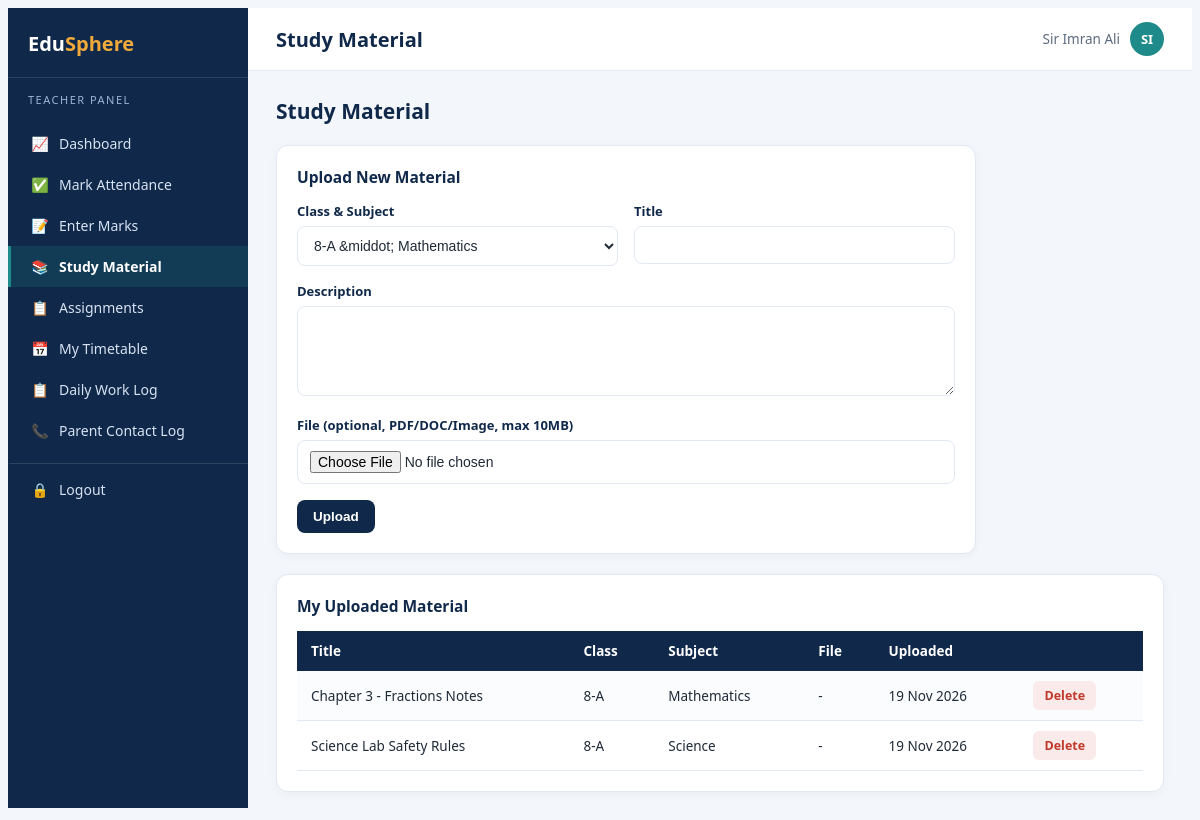
The page /teacher/materials.php (signed in) on the database its author committed.
### tables this page shows
CREATE TABLE study_materials (
    id INT PRIMARY KEY AUTO_INCREMENT,
    class_id INT NOT NULL,
    subject_id INT NOT NULL,
    teacher_id INT NOT NULL,
    title VARCHAR(150) NOT NULL,
    description TEXT,
    file_path VARCHAR(255),
    uploaded_at TIMESTAMP DEFAULT CURRENT_TIMESTAMP,
    FOREIGN KEY (class_id) REFERENCES classes(id) ON DELETE CASCADE,
    FOREIGN KEY (subject_id) REFERENCES subjects(id) ON DELETE CASCADE,
    FOREIGN KEY (teacher_id) REFERENCES users(id) ON DELETE CASCADE
);

CREATE TABLE classes (
    id INT PRIMARY KEY AUTO_INCREMENT,
    name VARCHAR(30) NOT NULL,
    section VARCHAR(10) NOT NULL,
    UNIQUE KEY uq_class (name, section)
);

CREATE TABLE subjects (
    id INT PRIMARY KEY AUTO_INCREMENT,
    name VARCHAR(60) NOT NULL,
    code VARCHAR(20)
);

### config/functions.php (called while the page is built, shortened)
<?php
function e($str) {
    return htmlspecialchars($str ?? '', ENT_QUOTES, 'UTF-8');
}
function fmt_date($date) {
    return date('d M Y', strtotime($date));
}

### teacher/materials.php (the view, shortened to what this page needs)
<?php
require_once '../config/db.php';
require_once '../config/functions.php';
$uid = $_SESSION['user_id'];
$myAssign = $conn->query("SELECT cs.class_id, c.name cname, c.section, cs.subject_id, s.name sname
    FROM class_subjects cs JOIN classes c ON cs.class_id=c.id JOIN subjects s ON cs.subject_id=s.id WHERE cs.teacher_id=$uid");
$assignArr = []; while ($r = $myAssign->fetch_assoc()) $assignArr[] = $r;
$materials = $conn->query("SELECT m.*, c.name cname, c.section, s.name sname FROM study_materials m
    JOIN classes c ON m.class_id=c.id JOIN subjects s ON m.subject_id=s.id WHERE m.teacher_id=$uid ORDER BY m.uploaded_at DESC");
include '../includes/header.php';
?>
<div class="page-head"><h2>Study Material</h2></div>
<div class="card" style="margin-bottom:20px;max-width:700px;">
    <div class="card-title">Upload New Material</div>
    <form method="post" enctype="multipart/form-data">
        <div class="form-row">
            <div class="form-group"><label>Class & Subject</label>
                <select class="form-control" name="class_subject" onchange="
                    var v=this.value.split('|'); document.getElementById('cid').value=v[0]; document.getElementById('sid').value=v[1];">
                    <?php foreach ($assignArr as $a): ?>
                        <option value="<?= $a['class_id'] ?>|<?= $a['subject_id'] ?>"><?= e($a['cname'].'-'.$a['section'].' &middot; '.$a['sname']) ?></option>
                    <?php endforeach; ?>
                </select>
            </div>
            <div class="form-group"><label>Title</label><input class="form-control" name="title" required></div>
        </div>
        <div class="form-group"><label>Description</label><textarea class="form-control" name="description"></textarea></div>
        <div class="form-group"><label>File (optional, PDF/DOC/Image, max 10MB)</label><input type="file" class="form-control" name="file"></div>
        <button class="btn btn-primary">Upload</button>
    </form>
</div>
<div class="card">
    <div class="card-title">My Uploaded Material</div>
    <table class="tbl">
        <tr><th>Title</th><th>Class</th><th>Subject</th><th>File</th><th>Uploaded</th><th></th></tr>
        <?php if ($materials->num_rows === 0): ?><tr><td colspan="6" class="text-center muted">You haven't uploaded any material yet.</td></tr>
        <?php else: while ($m = $materials->fetch_assoc()): ?>
            <tr>
                <td><?= e($m['title']) ?></td><td><?= e($m['cname'].'-'.$m['section']) ?></td><td><?= e($m['sname']) ?></td>
                <td><?= $m['file_path'] ? '<a href="../'.e($m['file_path']).'" target="_blank">Download</a>' : '-' ?></td>
                <td><?= fmt_date($m['uploaded_at']) ?></td>
                <td><a href="?del=<?= $m['id'] ?>" class="btn btn-danger btn-sm" onclick="return confirm('Delete this material?')">Delete</a></td>
            </tr>
        <?php endwhile; endif; ?>
    </table>
</div>
<?php include '../includes/footer.php'; ?>

### assets/css/style.css (style rules this page uses)
:root { --navy: #10294A; --navy-light: #1B3A63; --teal: #1F8A8A; --amber: #F2A93B; --coral: #E4572E; --blue: #2F5D8C; --bg: #F3F6FA; --text: #1F2A37; --muted: #5B6B7F; --border: #E3E9F2; }
* { box-sizing: border-box; }
body { background: var(--bg); color: var(--text); font-family: 'Segoe UI', Calibri, Arial, sans-serif; font-size: 15px; }
a { text-decoration: none; }
.card { background: #fff; border-radius: 12px; border: 1px solid var(--border); box-shadow: 0 2px 10px rgba(16,41,74,0.04); padding: 20px; }
.card-title { font-weight: 700; color: var(--navy); font-size: 15.5px; margin-bottom: 14px; }
.btn { display: inline-flex; align-items: center; gap: 6px; padding: 9px 16px; border-radius: 8px; font-size: 13.5px; font-weight: 600; border: none; cursor: pointer; text-decoration: none; }
.btn-primary { background: var(--navy); color: #fff; }
.btn-sm { padding: 6px 11px; font-size: 12.5px; border-radius: 6px; }
.btn-danger { background: #fbeaea; color: #C0392B; }
.form-group { margin-bottom: 16px; }
.form-group label { display: block; font-size: 13px; font-weight: 600; color: var(--navy); margin-bottom: 6px; }
.form-control { width: 100%; padding: 10px 12px; border: 1px solid var(--border); border-radius: 8px; font-size: 14px; background: #fff; color: var(--text); }
textarea.form-control { resize: vertical; min-height: 90px; }
.form-row { display: grid; grid-template-columns: 1fr 1fr; gap: 16px; }
table.tbl { width: 100%; border-collapse: collapse; font-size: 13.5px; }
table.tbl th { background: var(--navy); color: #fff; text-align: left; padding: 11px 14px; font-weight: 600; white-space: nowrap; }
table.tbl td { padding: 10px 14px; border-bottom: 1px solid var(--border); vertical-align: middle; }
table.tbl tr:nth-child(even) td { background: #FAFCFE; }
.page-head { display: flex; justify-content: space-between; align-items: center; margin-bottom: 20px; flex-wrap: wrap; gap: 10px; }
.page-head h2 { font-size: 21px; font-weight: 700; color: var(--navy); margin: 0; }

### rows shown on the page
study_materials: title "Chapter 3 - Fractions Notes", class.section "8-A", subject.name "Mathematics", uploaded_at "19 Nov 2026"
study_materials: title "Science Lab Safety Rules", class.section "8-A", subject.name "Science", uploaded_at "19 Nov 2026"

### other values the page prints
$roleLabels[$role] "TEACHER"
$item[2] "📈"
$item[1] "Dashboard"
$item[2] "✅"
$item[1] "Mark Attendance"
$item[2] "📝"
$item[1] "Enter Marks"
$item[2] "📚"
$item[1] "Study Material"
$item[2] "📋"
$item[1] "Assignments"
$item[2] "📅"
$item[1] "My Timetable"
$item[1] "Daily Work Log"
$item[2] "📞"
